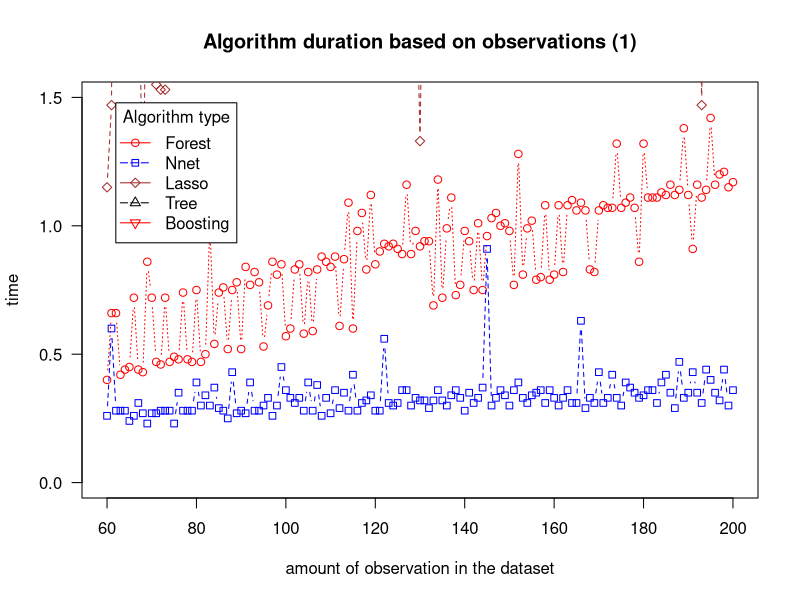
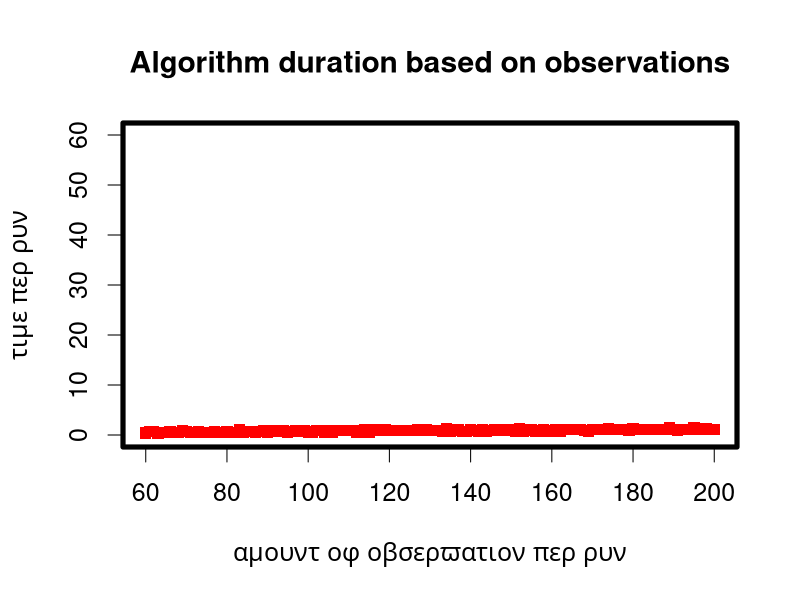

Recreate these plots in R, in order. (Note: this script raises an error after producing the figures.)
#Graph1_ complexity analyssi_ computation times 

setwd("C:\\Users\\cor64\\Desktop\\Uni\\Erasmus\\Thesis\\DMLonGitHub-master\\")


f<- read.csv(file="c1_Forest_43_200.csv", header=TRUE, sep=",")

n<- read.csv(file="c1_Nnet_43_200.csv", header=TRUE, sep=",")

# actually 60_200
b<- read.csv(file="c1_TreeswhichBoost_43_200.csv", header=TRUE, sep=",")

l<- read.csv(file="c1_Rlasso_43_200.csv", header=TRUE, sep=",")

t<- read.csv(file="c1_TreesO_43_200.csv", header=TRUE, sep=",")


df1 = data.frame(f, n, l,t) 
df2= df1[-(1:17), , drop = FALSE]
df3 =cbind(df2, b)

x=60:200


#x <- c(43:200); 
#y <- as.numeric(timings) # create some data

colnames(df3) <- c("f","n","l","t","b") 

x <- c(60:200)
y <- x
z <- 10/x
opar <- par(no.readonly=TRUE)


par(bg = "white")
plot(x, df3$f, type="b",
     pch=21, col="red",
     yaxt="n", lty=3,ylim=c(0, 1.5), ann=FALSE)

####change y lim to 1.5 end 30 for two grpahs!!!!


lines(x,df3$n , type="b", pch=22, col="blue", lty=2)

lines(x,df3$l , type="b", pch=23, col="brown", lty=2)

lines(x,df3$t , type="b", pch=24, col="black", lty=2)

lines(x,df3$b , type="b", pch=25, col="red", lty=2)

axis(2,  col.axis="black", las=2)

legend("topleft", inset=.05, title="Algorithm type", c("Forest","Nnet","Lasso","Tree","Boosting"),
       lty=c(1, 5), pch=c(21,22,23,24,25), col=c("red","blue","brown","black","red"))

title("Algorithm duration based on observations (1)",
      xlab="amount of observation in the dataset",
      ylab="time")



x<- x <- c(60:200)


opar <- par(no.readonly=TRUE)

par(lwd=5, cex=1.5, font.lab=5)

plot(x, df3$f, type="b",
     pch=15, lty=1, col="red", ylim=c(0, 60),
     main="Algorithm duration based on observations",
     xlab="amount of observation per run", ylab="time per run")

lines(dose, drugB, type="b",
      pch=17, lty=2, col="blue")

abline(h=c(30), lwd=1.5, lty=2, col="gray")

library(Hmisc)
minor.tick(nx=3, ny=3, tick.ratio=0.5)

legend("topleft", inset=.05, title="Drug Type", c("A","B"),
       lty=c(1, 2), pch=c(15, 17), col=c("red", "blue"))

par(opar)
